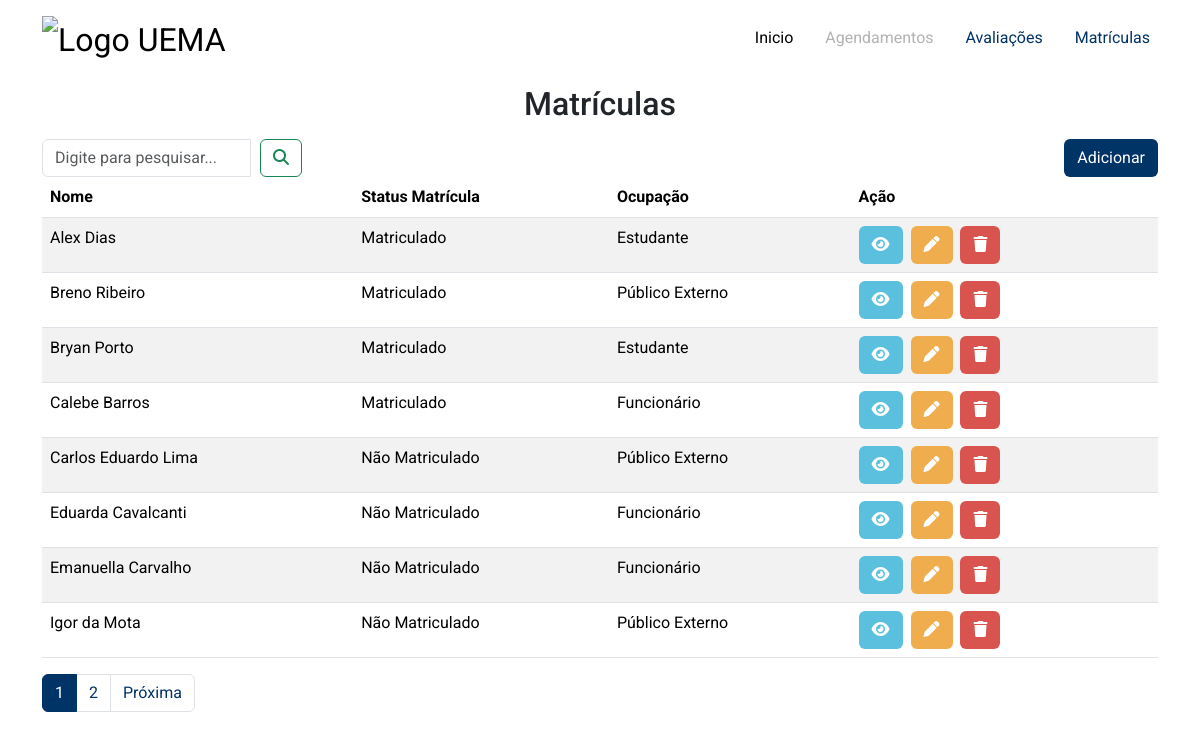
The app's page /matriculas/ (signed in), older data.
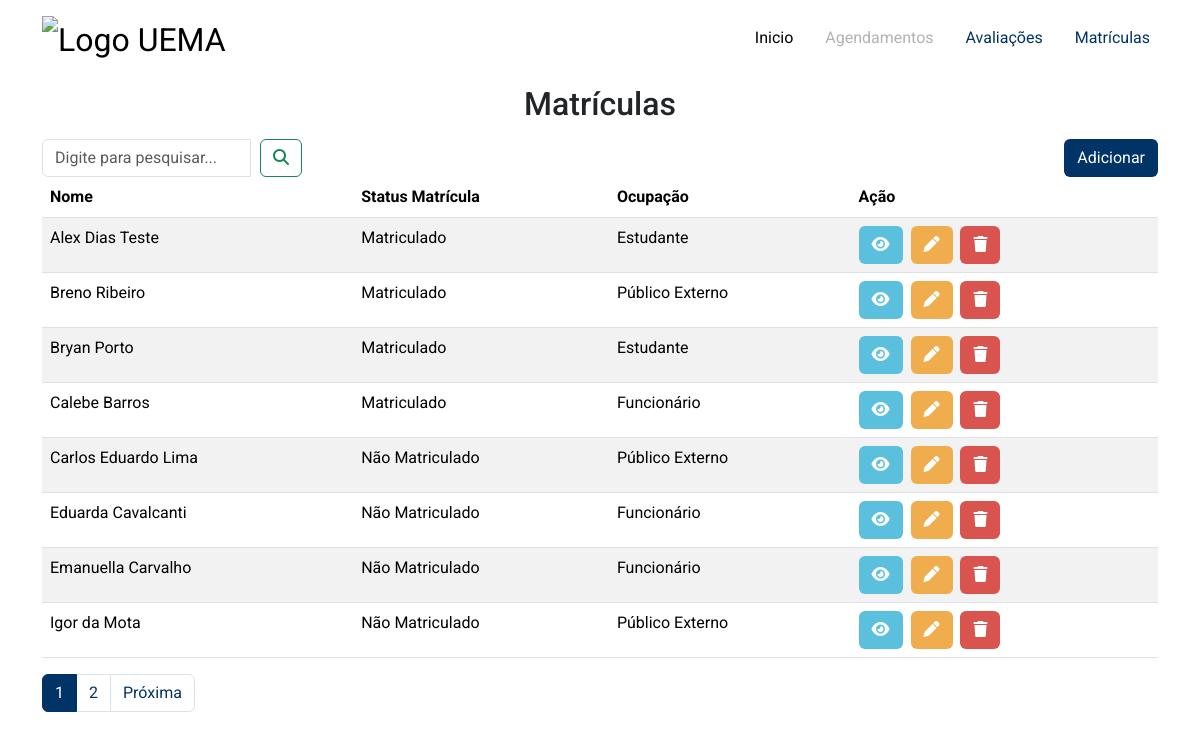
The same page, newer data.
### enrollment/models.py (models this page shows, shortened)
class Registration(models.Model):
    choice_ocupation = (
        ('Ex', 'Público Externo'),
        ('E', 'Estudante'),
        ('F', 'Funcionário')
    )
    choice_is_registered = (
        ('True', 'Matriculado'),
        ('False', 'Não Matriculado')
    )
    name          = models.CharField(max_length=100, null=False)
    cpf           = models.CharField(max_length=11, unique=True, null=False)
    sig_register  = models.CharField(max_length=11)
    ocupation     = models.CharField(max_length=2, choices=choice_ocupation, null=False)
    is_registered = models.CharField(max_length=5, choices=choice_is_registered)

### enrollment/views.py (the view)
# urls.py: path('', enrollment_view, name='enrollment_view'),
@login_required(login_url='users:login', redirect_field_name='next')
def enrollment_view(request):
    registers = Registration.objects.all().order_by('name')
    paginator = Paginator(registers, 8)
    page      = request.GET.get('page')
    objs_per_page = paginator.get_page(page)
    return render(request,'enrollment/pages/enrollment_view.html', {
        'registers': objs_per_page,
        'form_action_search': reverse('enrollment:search'),
    })

### enrollment/templates/enrollment/pages/enrollment_view.html (shortened to what this page needs)
{% extends "global/base.html" %}
{% block content %}
    <div class="container mt-2">
        <h2 class="text-center mb-1">Matrículas</h2>
        <div class="space-search">
            <div class="inline-form">
                {% include "global/partials/search.html" %}
            </div>
            <div>
                <a class="btn button-1" href=" {% url 'enrollment:add_view' %}">Adicionar</a>
            </div>
        </div>
        <table class="table table-striped">
            <thead>
                <tr>
                    <th>Nome</th>
                    <th>Status Matrícula</th>
                    <th>Ocupação</th>
                    <th>Ação</th>
                </tr>
            </thead>
            <tbody>
                {% for register in registers %}
                    <tr>
                        <td>{{ register.name }}</td>
                        <td>{{ register.get_is_registered_display }}</td>
                        <td>{{ register.get_ocupation_display }}</td>
                        <td>
                            <a class="btn button-view me-1" href="{% url "enrollment:to_view" id=register.pk %}">
                                <i class="fa-solid fa-eye"></i>
                            </a>
                            <a class="btn button-edit me-1" href="{% url "enrollment:to_edit" id=register.pk %}">
                                <i class="fa-solid fa-pen"></i>
                            </a>
                            <a class="btn button-delete me-1" data-bs-toggle="modal" data-bs-target="#item-{{register.pk}}">
                                <i class="fa-solid fa-trash"></i>
                            </a>
                        </td>
                    </tr>
                {% endfor %}
            </tbody>
        </table>
        <nav aria-label="...">
            <ul class="pagination">
                <li class="page-item active" aria-current="page">
                    <a class="page-link" href="#">{{ registers.number }}</a>
                </li>
                {% if registers.has_next %}
                    <li class="page-item"><a class="page-link" href="?page={{ registers.next_page_number }}">{{ registers.next_page_number }}</a></li>
                    <li class="page-item"><a class="page-link" href="?page={{ registers.next_page_number }}">Próxima</a></li>
                {% endif %}
            </ul>
          </nav>
    </div>
{% endblock content %}

Row changes from the older to the newer data that the page shows:
changed Registration: name "Alex Dias" → "Alex Dias Teste"
